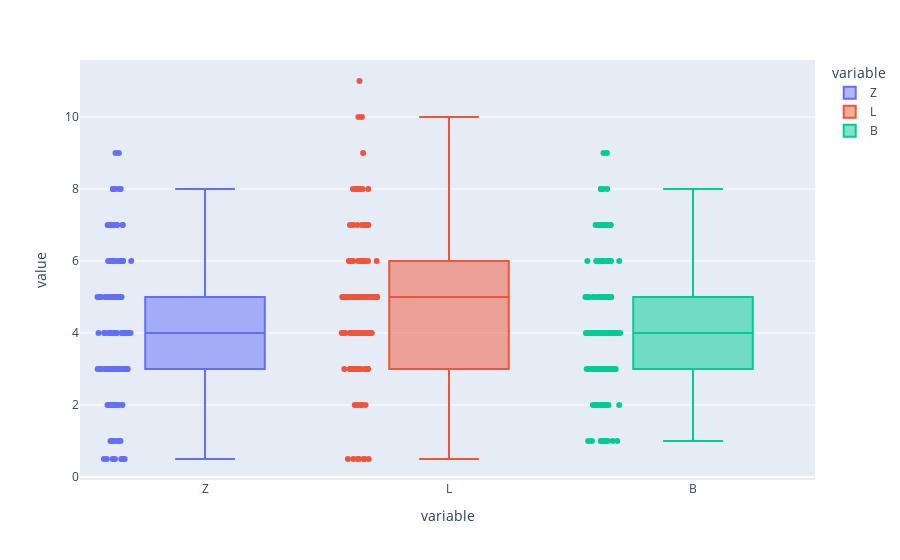

The cell this chart's notebook holds for it:
### Code cell
fig = px.box(rename_melt, x="variable", y="value", color="variable",
             boxmode="overlay", points='all')

fig.show()

### Figure 1 — Plotly figure (JSON) as saved in the notebook; plotly's stock layout.template omitted (floating-point values rounded to 4 significant figures)
{"data": [{"alignmentgroup": "True", "boxpoints": "all", "hovertemplate": "variable=%{x}<br>value=%{y}<extra></extra>", "legendgroup": "Z", "marker": {"color": "#636efa"}, "name": "Z", "notched": false, "offsetgroup": "Z", "orientation": "v", "showlegend": true, "type": "box", "x": ["Z", "Z", "Z", "Z", "Z", "Z", "Z", "Z", "Z", "Z", "Z", "Z", "Z", "Z", "Z", "Z", "Z", "Z", "Z", "Z", "Z", "Z", "Z", "Z", "Z", "Z", "Z", "Z", "Z", "Z", "Z", "Z", "Z", "Z", "Z", "Z", "Z", "Z", "Z", "Z", "Z", "Z", "Z", "Z", "Z", "Z", "Z", "Z", "Z", "Z", "Z", "Z", "Z", "Z", "Z", "Z", "Z", "Z", "Z", "Z", "Z", "Z", "Z", "Z", "Z", "Z", "Z", "Z", "Z", "Z", "Z", "Z", "Z", "Z", "Z", "Z", "Z", "Z", "Z", "Z", "Z", "Z", "Z", "Z", "Z", "Z", "Z", "Z", "Z", "Z", "Z", "Z", "Z", "Z", "Z", "Z", "Z", "Z", "Z", "Z", "Z", "Z", "Z", "Z", "Z", "Z", "Z", "Z", "Z", "Z", "Z", "Z", "Z", "Z", "Z", "Z", "Z", "Z", "Z", "Z", "Z", "Z", "Z"], "x0": " ", "xaxis": "x", "y": [5, 6, 4, 4, 1, 5, 8, 8, 3, 5, 5, 3, 9, 4, 3, 7, 5, 5, 6, 7, 5, 3, 5, 8, 5, 4, 8, 9, 3, 6, 2, 3, 8, 6, 7, 3, 1, 1, 1, 0.5, 7, 3, 5, 3, 4, 2, 5, 7, 3, 1, 8, 5, 6, 8, 6, 5, 4, 3, 2, 3, 3, 3, 4, 3, 3, 1, 3, 3, 4, 7, 2, 3, 6, 4, 2, 7, 7, 4, 4, 2, 2, 3, 6, 5, 3, 6, 6, 3, 5, 4, 2, 4, 5, 3, 3, 2, 3, 2, 4, 4, 2, 3, 3, 4, 3, 3, 4, 4, 7, 4, 3, 3, 5, 6, 4, 6, 0.5, 0.5, 0.5, 0.5, 0.5, 0.5, 2], "y0": " ", "yaxis": "y"}, {"alignmentgroup": "True", "boxpoints": "all", "hovertemplate": "variable=%{x}<br>value=%{y}<extra></extra>", "legendgroup": "L", "marker": {"color": "#EF553B"}, "name": "L", "notched": false, "offsetgroup": "L", "orientation": "v", "showlegend": true, "type": "box", "x": ["L", "L", "L", "L", "L", "L", "L", "L", "L", "L", "L", "L", "L", "L", "L", "L", "L", "L", "L", "L", "L", "L", "L", "L", "L", "L", "L", "L", "L", "L", "L", "L", "L", "L", "L", "L", "L", "L", "L", "L", "L", "L", "L", "L", "L", "L", "L", "L", "L", "L", "L", "L", "L", "L", "L", "L", "L", "L", "L", "L", "L", "L", "L", "L", "L", "L", "L", "L", "L", "L", "L", "L", "L", "L", "L", "L", "L", "L", "L", "L", "L", "L", "L", "L", "L", "L", "L", "L", "L", "L", "L", "L", "L", "L", "L", "L", "L", "L", "L", "L", "L", "L", "L", "L", "L", "L", "L", "L", "L", "L", "L", "L", "L", "L", "L", "L", "L", "L", "L", "L", "L", "L", "L"], "x0": " ", "xaxis": "x", "y": [5, 11, 5, 4, 2, 5, 8, 8, 8, 5, 6, 3, 9, 5, 6, 7, 5, 5, 5, 8, 5, 5, 4, 7, 5, 4, 5, 5, 5, 10, 3, 5, 8, 7, 10, 4, 3, 3, 2, 0.5, 4, 5, 4, 4, 6, 3, 6, 6, 4, 2, 5, 5, 5, 8, 7, 4, 5, 5, 3, 3, 3, 4, 6, 3, 5, 2, 5, 8, 8, 7, 3, 3, 6, 7, 4, 7, 8, 4, 5, 4, 3, 4, 5, 5, 6, 6, 8, 3, 4, 4, 2, 3, 6, 3, 6, 2, 5, 3, 6, 4, 3, 5, 3, 4, 5, 3, 5, 6, 7, 4, 5, 4, 5, 6, 4, 4, 0.5, 0.5, 0.5, 0.5, 0.5, 0.5, 6], "y0": " ", "yaxis": "y"}, {"alignmentgroup": "True", "boxpoints": "all", "hovertemplate": "variable=%{x}<br>value=%{y}<extra></extra>", "legendgroup": "B", "marker": {"color": "#00cc96"}, "name": "B", "notched": false, "offsetgroup": "B", "orientation": "v", "showlegend": true, "type": "box", "x": ["B", "B", "B", "B", "B", "B", "B", "B", "B", "B", "B", "B", "B", "B", "B", "B", "B", "B", "B", "B", "B", "B", "B", "B", "B", "B", "B", "B", "B", "B", "B", "B", "B", "B", "B", "B", "B", "B", "B", "B", "B", "B", "B", "B", "B", "B", "B", "B", "B", "B", "B", "B", "B", "B", "B", "B", "B", "B", "B", "B", "B", "B", "B", "B", "B", "B", "B", "B", "B", "B", "B", "B", "B", "B", "B", "B", "B", "B", "B", "B", "B", "B", "B", "B", "B", "B", "B", "B", "B", "B", "B", "B", "B", "B", "B", "B", "B", "B", "B", "B", "B", "B", "B", "B", "B", "B", "B", "B", "B", "B", "B", "B", "B", "B", "B", "B", "B", "B", "B", "B", "B", "B", "B"], "x0": " ", "xaxis": "x", "y": [5, 6, 4, 5, 2, 5, 8, 8, 4, 5, 5, 3, 9, 4, 5, 6, 4, 5, 4, 7, 6, 2, 5, 8, 5, 4, 7, 9, 3, 8, 2, 2, 7, 5, 7, 3, 1, 2, 1, 1, 4, 3, 5, 3, 4, 3, 6, 6, 3, 2, 7, 5, 5, 8, 7, 4, 4, 3, 3, 3, 3, 3, 5, 3, 5, 2, 5, 4, 7, 6, 4, 3, 6, 3, 2, 7, 7, 4, 4, 2, 3, 3, 6, 5, 4, 6, 6, 3, 5, 4, 2, 5, 5, 3, 5, 2, 4, 3, 4, 3, 3, 4, 3, 4, 4, 3, 4, 3, 7, 4, 4, 4, 4, 6, 4, 6, 1, 1, 1, 1, 1, 1, 2], "y0": " ", "yaxis": "y"}], "layout": {"boxmode": "overlay", "legend": {"title": {"text": "variable"}, "tracegroupgap": 0}, "margin": {"t": 60}, "xaxis": {"anchor": "y", "categoryarray": ["Z", "L", "B"], "categoryorder": "array", "domain": [0, 1], "title": {"text": "variable"}}, "yaxis": {"anchor": "x", "domain": [0, 1], "title": {"text": "value"}}}}
